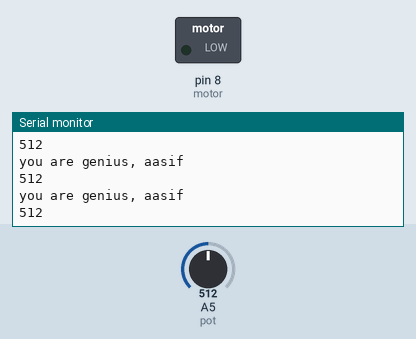
The sketch below on a simulated Arduino Uno, built with avr-gcc and run on an emulated ATmega328P. Parts: switched loads named in the sketch (green lamp = pin HIGH), the last lines printed to the serial monitor. Inputs (shaded band) come from the test bench; at power-on: A5 (pot) = 512.

Above: at 1.2 s.
1.3 s: A5 (pot) set to 716
At 2.3 s:
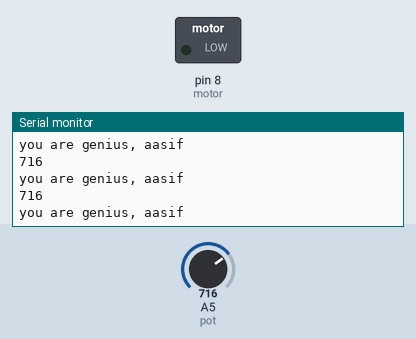
2.8 s: A5 (pot) set to 900
At 3.6 s:
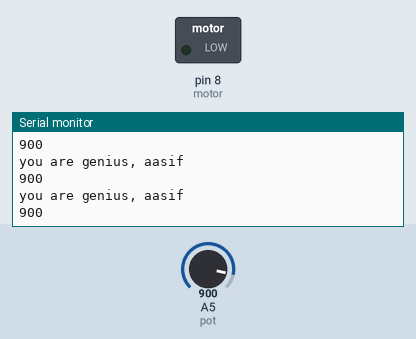
Timing chart, 0 to 5.8 s (numbered marks = the images above; inputs shaded):
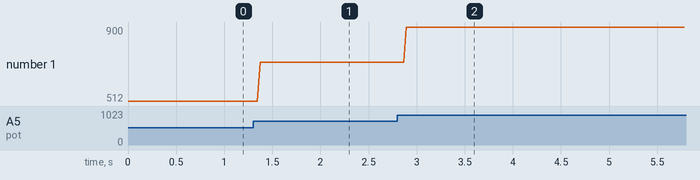

Measured:
- after the input at 1.3 s, the serial monitor: prints a new line after 0.07 s (image 1)
- after the input at 2.8 s, the serial monitor: prints a new line after 0.09 s (image 2)
- plotted number 1: 512 → 716 after the input at 1.3 s, 716 → 900 after the input at 2.8 s

The sketch:

blindsControl.ino
```cpp
int pot = 5;
int value = 0;
int i=0,d =0;
int motor = 8;
int motorReverse =9;
float turn = 0;
float turn_1=0.0;
int x=0;


void setup(){
  Serial.begin(9600);
  pinMode(motor,OUTPUT);
}

void loop(){
  int value = analogRead(pot);
  Serial.println(value);
  i=value;
  d = turn/2.12;
  if(i<=d+5 && i>d-5){
  Serial.println("you are genius, aasif");
  }
else{
    turn = 2.12*i;
    turn_1 = turn - (2.12*d);
    x=turn_1/abs(turn_1);

    switch(x){
      case(1):
    digitalWrite(motor,HIGH);
    digitalWrite(motorReverse, LOW);
    delay(640/turn_1);
    digitalWrite(motor,LOW);

  case(-1):
    digitalWrite(motor,LOW);
    digitalWrite(motorReverse, HIGH);
    delay(640/abs(turn_1));
    digitalWrite(motorReverse,HIGH);
  }
}
}
```
